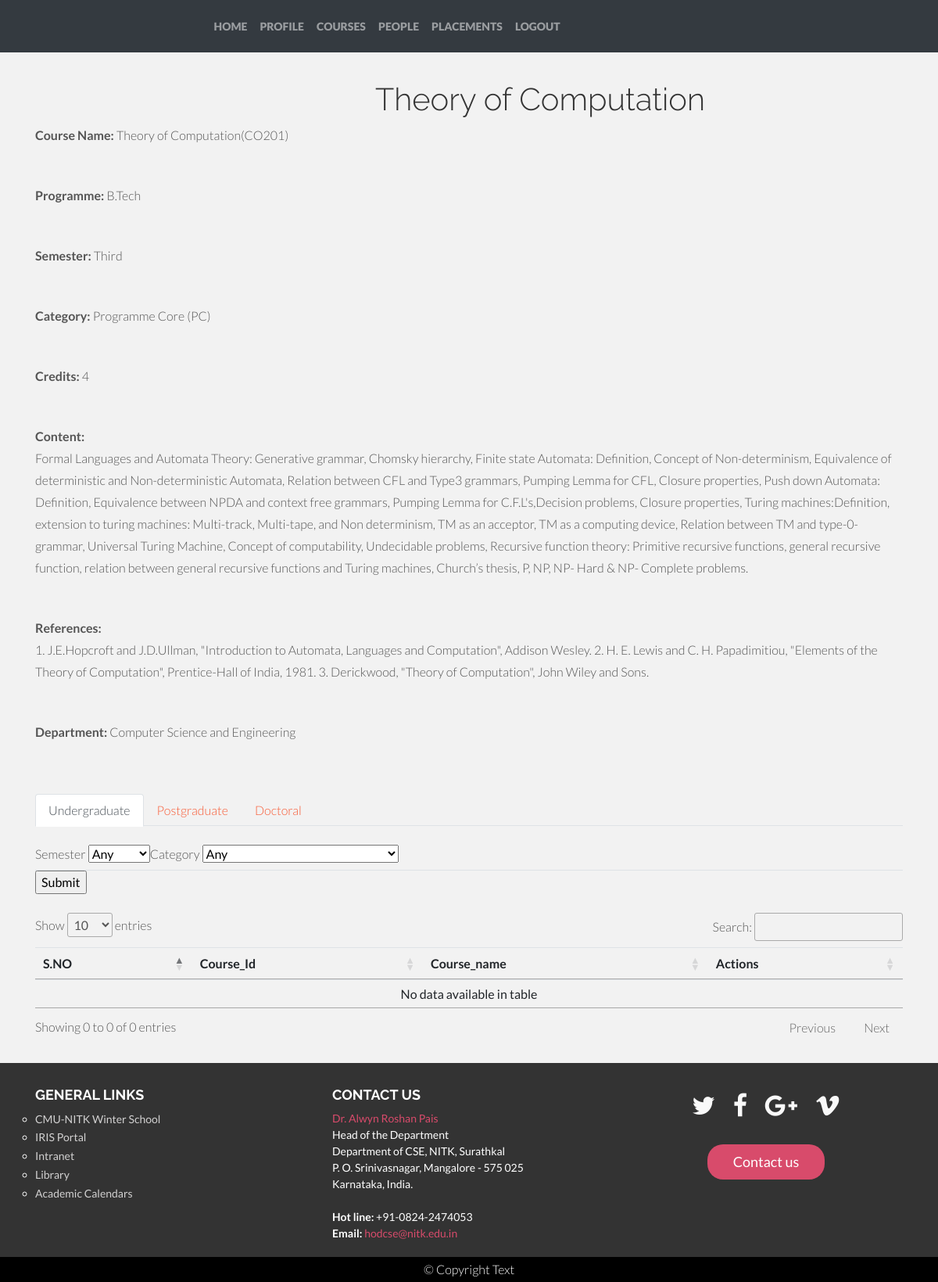
Screenshot of /courses.php?view=CO201 (signed in) with the database file from the repository.
### tables this page shows
CREATE TABLE `courses` (
  `Course_id` varchar(20) NOT NULL,
  `Course_name` varchar(40) NOT NULL,
  `Programme` varchar(40) NOT NULL,
  `Semester` varchar(10) NOT NULL,
  `Category` varchar(30) NOT NULL,
  `Credits` int(11) NOT NULL,
  `Content` text NOT NULL,
  `References` text NOT NULL,
  `Department` varchar(50) NOT NULL,
  `Instructors` text NOT NULL
);

### courses.php (the view, shortened to what this page needs)
<?php
require "partials/_dbconnect.php";
require 'partials/_nav.php';
if(isset($_GET['view']))
{
  $sno = $_GET['view'];
  $sql = "SELECT * FROM `courses` WHERE `Course_id` = '$sno'";
  $result = mysqli_query($link,$sql);
  if($result)
  {
           $row = mysqli_fetch_assoc($result);
           echo"<h1 style='margin-left:40%;margin-top:3%'>".$row['Course_name']."</h1>
           <div class='container' style:'margin-left=17%'>
           <p><span style='font-weight: bold;'>Course Name:</span> ".$row['Course_name'] ."(".$row['Course_id'].")</p><br>
           <p><span style='font-weight: bold;'>Programme:</span> ".$row['Programme']."</p><br>
           <p><span style='font-weight: bold;'>Semester:</span> ".$row['Semester']."</p><br>
           <p><span style='font-weight: bold;'>Category:</span> ".$row['Category']."</p><br>
           <p><span style='font-weight: bold;'>Credits:</span> ".$row['Credits']."</p><br>
           <p><span style='font-weight: bold;'>Content:</span><br> ".$row['Content']."</p><br>
           <p><span style='font-weight: bold;'>References:</span><br> ".$row['References']."</p><br>
           <p><span style='font-weight: bold;'>Department:</span> ".$row['Department']."</p><br>
           </div>
           ";
  }
  else{
    echo "Note has not been deleted from the iNote<br>";
  }
}
?>
<!doctype html>
<html lang="en">
  <head>
    <link rel="stylesheet" href="http://cdnjs.cloudflare.com/ajax/libs/font-awesome/4.6.3/css/font-awesome.min.css">
    <link rel="stylesheet"
          href="https://stackpath.bootstrapcdn.com/bootstrap/4.5.0/css/bootstrap.min.css"
>
    <link rel="stylesheet"
          href="//cdn.datatables.net/1.10.21/css/jquery.dataTables.min.css">
          <link href="css/bootstrap.css" rel="stylesheet">
    <link rel="stylesheet" type="text/css" href="css/style.css">
    <link href="css/font-awesome.min.css" rel="stylesheet">
  </head>
  <body>
     <div class="container my-3" >
        <ul class="nav nav-tabs" id="myTab" role="tablist">
  <li class="nav-item" role="presentation">
    <a class="nav-link active" id="undergraduate-tab" data-toggle="tab" href="#undergraduate" role="tab" aria-controls="undergraduate" aria-selected="true">Undergraduate</a>
  </li>
  <li class="nav-item" role="presentation">
    <a class="nav-link" id="postgraduate-tab" data-toggle="tab" href="#postgraduate" role="tab" aria-controls="postgraduate" aria-selected="false">Postgraduate</a>
  </li>
  <li class="nav-item" role="presentation">
    <a class="nav-link" id="doctoral-tab" data-toggle="tab" href="#doctoral" role="tab" aria-controls="contact" aria-selected="false">Doctoral</a>
  </li>
</ul>
<div class="tab-content" id="myTabContent">
  <div class="tab-pane fade show active" id="undergraduate" role="tabpanel" aria-labelledby="undergraduate-tab">
<div id="undergraduate" class="tabcontent" >
<br>
<form action ="/nitk/courses.php" method="post">
<ul class="nav nav-tabs">
<li>
<label for="semester">Semester</label>
  <select name="semester" id="semester">
        <option value="">Any</option>
        </select>
        </li><li>
        <label for="category">Category</label>
        <select name="category" id="category">
        <option value="">Any</option>
        </select>
        </li><li>
        </ul>
  <input type="submit" value="Submit" name="SubmitBtn">
            </form>
</div>
  </div>
  </div>
  </div>
  <div class="container my-4">
          <table class="table" id="myTable">
  <thead>
    <tr>
      <th scope="col">S.NO</th>
      <th scope="col">Course_Id</th>
      <th scope="col">Course_name</th>
      <th scope="col">Actions</th>
    </tr>
  </thead>
  <tbody>
  </tbody>
</table>
      </div>
    <?php
    require 'partials/_footer.php';
    ?>
  </body>
</html>

### css/style.css (style rules this page uses)
body { background-color: #f2f2f2; font-family: "Lato"; font-weight: 300; font-size: 16px; color: #555; -webkit-font-smoothing: antialiased; -webkit-overflow-scrolling: touch; }
h1, h2, h3, h4, h5, h6 { font-family: "Raleway"; font-weight: 300; color: #333; }
p { line-height: 28px; margin-bottom: 25px; }
a { color: #f85c37; word-wrap: break-word; -webkit-transition: color 0.1s ease-in, background 0.1s ease-in; -moz-transition: color 0.1s ease-in, background 0.1s ease-in; -ms-transition: color 0.1s ease-in, background 0.1s ease-in; -o-transition: color 0.1s ease-in, background 0.1s ease-in; transition: color 0.1s ease-in, background 0.1s ease-in; }
a:before, a:after { -webkit-transition: color 0.1s ease-in, background 0.1s ease-in; -moz-transition: color 0.1s ease-in, background 0.1s ease-in; -ms-transition: color 0.1s ease-in, background 0.1s ease-in; -o-transition: color 0.1s ease-in, background 0.1s ease-in; transition: color 0.1s ease-in, background 0.1s ease-in; }
body { overflow-x: hidden; }
ul, li { margin: 0; padding: 0; }

### rows the page displays
courses: Course_name "Theory of Computation", Course_id "CO201", Programme "B.Tech", Semester "Third", Category "Programme Core (PC)", Credits "4", Content "Formal Languages and Automata Theory: Generative grammar, Chomsky hierarchy, Finite state Automata: Definition, Concept of Non-determinism, Equivalence of deterministic and Non-deterministic Automata, Relation between CFL and Type3 grammars, Pumping Lemma for CFL, Closure properties, Push down Automata: Definition, Equivalence between NPDA and context free grammars, Pumping Lemma for C.F.L's,Decision problems, Closure properties, Turing machines:Definition, extension to turing machines: Multi-track, Multi-tape, and Non determinism, TM as an acceptor, TM as a computing device, Relation between TM and type-0-grammar, Universal Turing Machine, Concept of computability, Undecidable problems,…", References "1. J.E.Hopcroft and J.D.Ullman, \"Introduction to Automata, Languages and Computation\", Addison Wesley. 2. H. E. Lewis and C. H. Papadimitiou, \"Elements of the Theory of Computation\", Prentice-Hall of India, 1981. 3. Derickwood, \"Theory of Computation\", John Wiley and Sons.", Department "Computer Science and Engineering"
